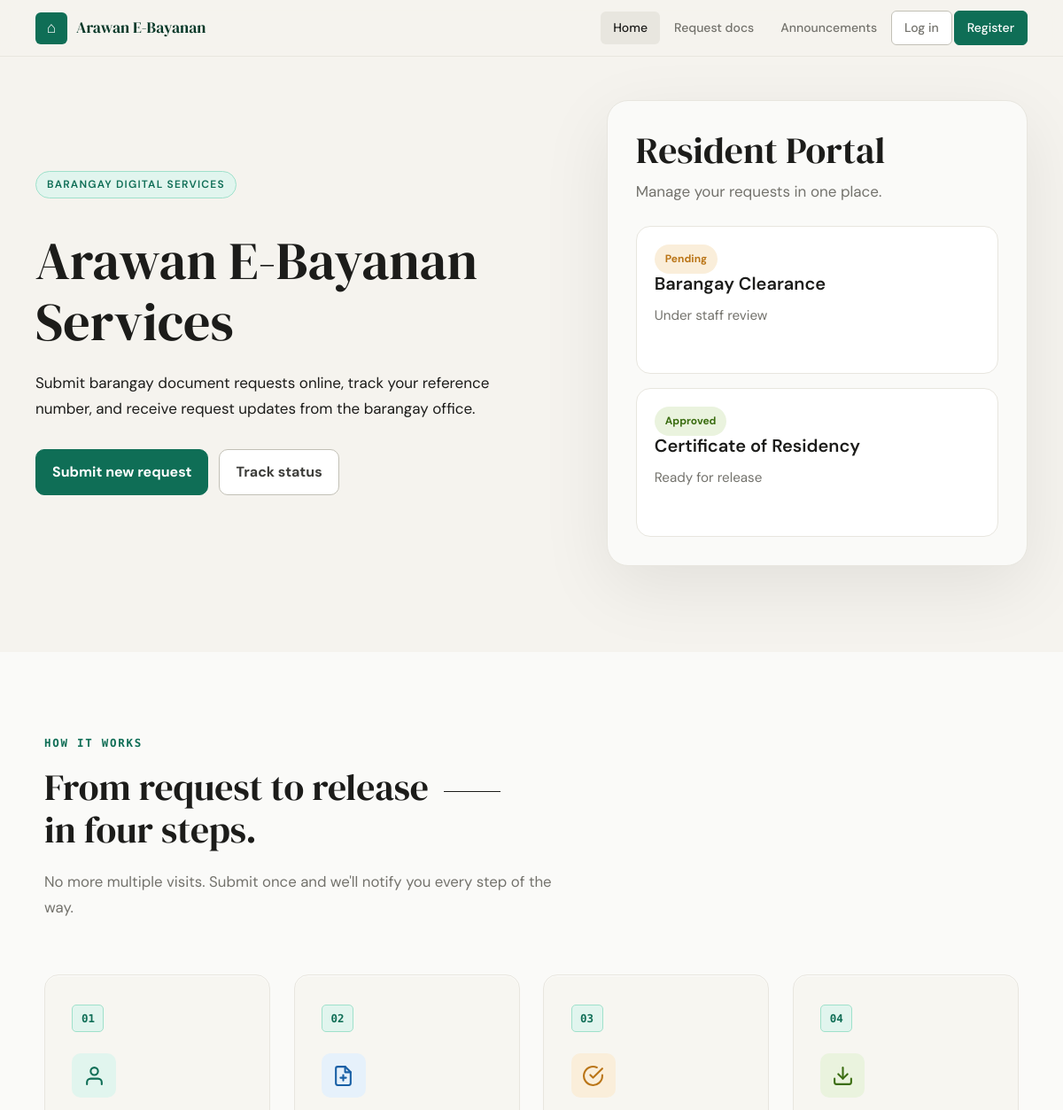
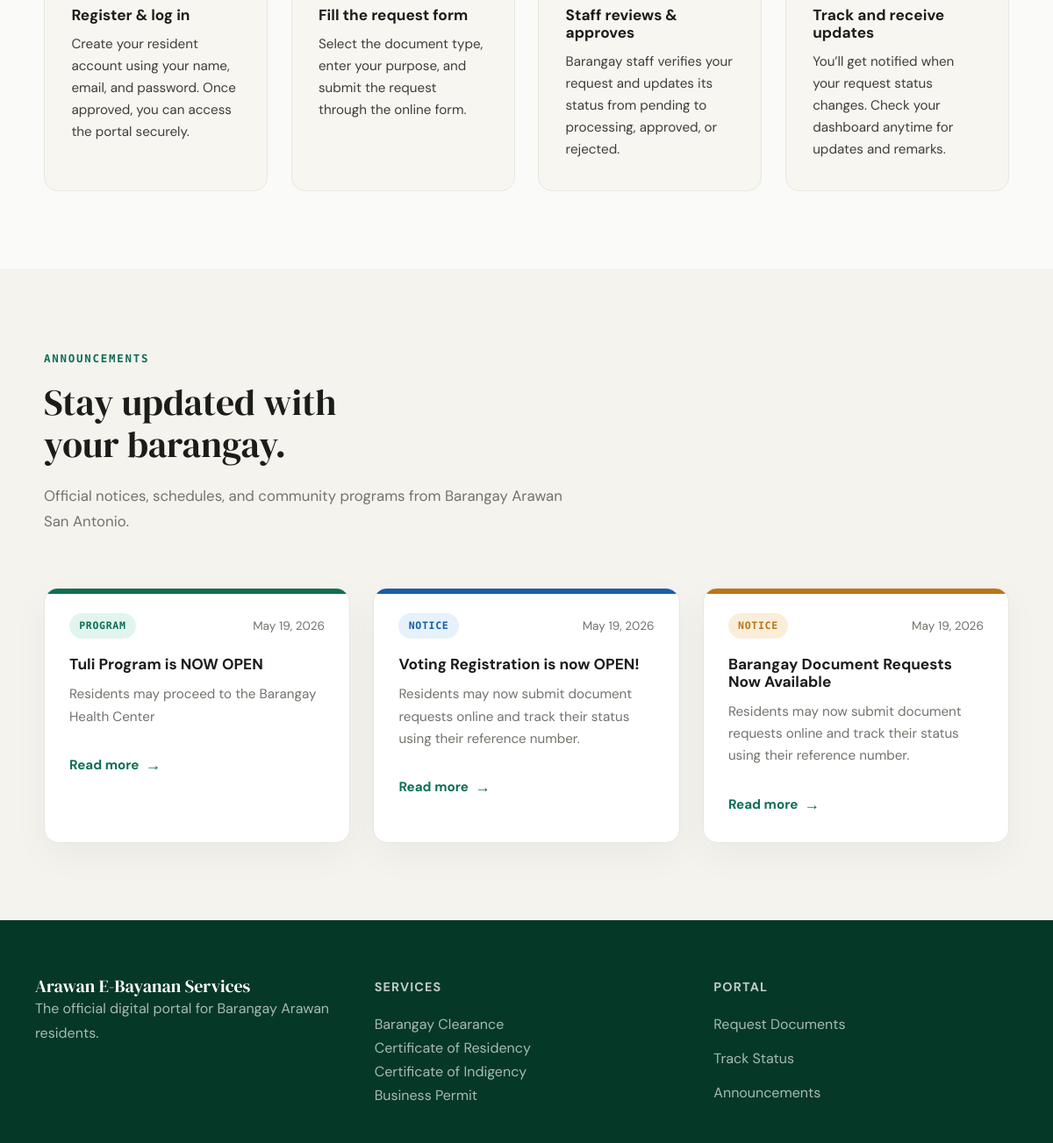
The page / on the database its author committed (2 pictures, top to bottom).
### tables this page shows
CREATE TABLE `announcements` (
  `id` int(11) NOT NULL,
  `title` varchar(255) NOT NULL,
  `content` text NOT NULL,
  `created_at` timestamp NOT NULL DEFAULT current_timestamp(),
  `category` enum('Notice','Advisory','Program','Health') NOT NULL DEFAULT 'Notice'
);

### index.php (the view, shortened to what this page needs)
<?php
include 'db.php';
$announcements = mysqli_query($conn, "SELECT * FROM announcements ORDER BY created_at DESC");
$latest_requests = [];
?>
<!DOCTYPE html>
<html lang="en">
<head>
<link rel="stylesheet" href="style.css">
</head>
<body>
<nav class="navbar">
    <a class="brand" href="index.php"><span class="brand-icon">⌂</span>Arawan E-Bayanan</a>
    <div class="nav-links">
        <a class="active" href="index.php">Home</a>
        <a href="request.php">Request docs</a>
        <a href="#announcements">Announcements</a>
        <?php if(isset($_SESSION['user_id'])): ?>
            <a class="btn" href="dashboard.php">Dashboard</a>
            <a class="btn btn-primary" href="logout.php">Logout</a>
        <?php else: ?>
            <a class="btn" href="login.php">Log in</a>
            <a class="btn btn-primary" href="register.php">Register</a>
        <?php endif; ?>
    </div>
</nav>
<section class="hero">
    <div>
        <span class="tag">Barangay Digital Services</span>
        <h1>Arawan E-Bayanan Services</h1>
        <p>Submit barangay document requests online, track your reference number, and receive request updates from the barangay office.</p>
        <div class="actions">
            <a class="btn btn-primary" href="request.php">Submit new request</a>
            <a class="btn" href="dashboard.php">Track status</a>
        </div>
    </div>
    <div class="panel">
        <h2>Resident Portal</h2>
        <p class="muted">Manage your requests in one place.</p>
        <?php if (isset($_SESSION['user_id']) && count($latest_requests) > 0): ?>
            <?php foreach ($latest_requests as $request): ?>
            <div class="mini-card">
                <span class="status <?php echo strtolower($request['status']); ?>"><?php echo htmlspecialchars($request['status']); ?></span>
                <h3><?php echo htmlspecialchars($request['request_type']); ?></h3>
                <p><?php echo htmlspecialchars($request['purpose']); ?></p>
            </div>
            <?php endforeach; ?>
        <?php else: ?>
            <div class="mini-card"><span class="status pending">Pending</span><h3>Barangay Clearance</h3><p>Under staff review</p></div>
            <div class="mini-card"><span class="status approved">Approved</span><h3>Certificate of Residency</h3><p>Ready for release</p></div>
        <?php endif; ?>
    </div>
</section>
<section class="how-section" id="services">
  <div class="container">
    <div class="how-header">
      <span class="section-kicker">How it works</span>
      <h2>From request to release <span></span><br>in four steps.</h2>
      <p>No more multiple visits. Submit once and we'll notify you every step of the way.</p>
    </div>
    <div class="how-grid">
      <article class="how-card">
        <div class="step-number">01</div>
        <div class="step-icon teal">
          <svg viewBox="0 0 24 24">
            <path d="M20 21v-2a4 4 0 0 0-4-4H8a4 4 0 0 0-4 4v2"/>
            <circle cx="12" cy="7" r="4"/>
          </svg>
        </div>
        <h3>Register & log in</h3>
        <p>Create your resident account using your name, email, and password. Once approved, you can access the portal securely.</p>
      </article>
      <article class="how-card">
        <div class="step-number">02</div>
        <div class="step-icon blue">
          <svg viewBox="0 0 24 24">
            <path d="M14 2H6a2 2 0 0 0-2 2v16a2 2 0 0 0 2 2h12a2 2 0 0 0 2-2V8z"/>
            <polyline points="14 2 14 8 20 8"/>
            <line x1="12" y1="11" x2="12" y2="17"/>
            <line x1="9" y1="14" x2="15" y2="14"/>
          </svg>
        </div>
        <h3>Fill the request form</h3>
        <p>Select the document type, enter your purpose, and submit the request through the online form.</p>
      </article>
      <article class="how-card">
        <div class="step-number">03</div>
        <div class="step-icon amber">
          <svg viewBox="0 0 24 24">
            <path d="M22 11.08V12a10 10 0 1 1-5.93-9.14"/>
            <polyline points="22 4 12 14.01 9 11.01"/>
          </svg>
        </div>
        <h3>Staff reviews & approves</h3>
        <p>Barangay staff verifies your request and updates its status from pending to processing, approved, or rejected.</p>
      </article>
      <article class="how-card">
        <div class="step-number">04</div>
        <div class="step-icon green">
          <svg viewBox="0 0 24 24">
            <path d="M21 15v4a2 2 0 0 1-2 2H5a2 2 0 0 1-2-2v-4"/>
            <polyline points="7 10 12 15 17 10"/>
            <line x1="12" y1="15" x2="12" y2="3"/>
          </svg>
        </div>
        <h3>Track and receive updates</h3>
        <p>You’ll get notified when your request status changes. Check your dashboard anytime for updates and remarks.</p>
      </article>
    </div>
  </div>
</section>
<section class="announcement-section" id="announcements">
  <div class="container">
    <div class="announcement-header">
      <span class="section-kicker">Announcements</span>
      <h2>Stay updated with<br>your barangay.</h2>
      <p>Official notices, schedules, and community programs from Barangay Arawan San Antonio.</p>
    </div>
    <div class="announcement-grid">
      <?php if ($announcements && mysqli_num_rows($announcements) > 0): ?>
        <?php while ($announcement = mysqli_fetch_assoc($announcements)): ?>
          <?php
            $category = $announcement['category'] ?? 'Notice';
            switch ($category) {
                case 'Program':
                    $card_class = 'card-program';
                    $tag_class = 'tag-program';
                    break;
                case 'Notice':
                default:
                    $card_class = 'card-notice';
                    $tag_class = 'tag-notice';
                    $category = 'Notice';
                    break;
            }
            $date = !empty($announcement['created_at'])
                ? date('M j, Y', strtotime($announcement['created_at']))
                : date('M j, Y');
          ?>
          <article class="announcement-card <?php echo $card_class; ?>">
            <div class="announcement-top">
              <span class="announcement-tag <?php echo $tag_class; ?>">
                <?php echo htmlspecialchars($category); ?>
              </span>
              <span class="announcement-date">
                <?php echo $date; ?>
              </span>
            </div>
            <h3><?php echo htmlspecialchars($announcement['title']); ?></h3>
            <p><?php echo htmlspecialchars($announcement['content']); ?></p>
            <a href="login.php" class="announcement-link">
              Read more
              <span>→</span>
            </a>
          </article>
        <?php endwhile; ?>
      <?php endif; ?>
    </div>
  </div>
</section>
<footer class="footer">
    <div>
        <h3>Arawan E-Bayanan Services</h3>
        <p>The official digital portal for Barangay Arawan residents.</p>
    </div>
    <div>
        <h4>Services</h4>
        <p>Barangay Clearance</p>
        <p>Certificate of Residency</p>
        <p>Certificate of Indigency</p>
        <p>Business Permit</p>
    </div>
    <div>
        <h4>Portal</h4>
        <p>Request Documents</p>
        <p>Track Status</p>
        <p>Announcements</p>
    </div>
</footer>
</body>
</html>

### rows shown on the page
announcements: category "PROGRAM", created_at "May 19, 2026", title "Tuli Program is NOW OPEN", content "Residents may proceed to the Barangay Health Center"
announcements: category "NOTICE", created_at "May 19, 2026", title "Voting Registration is now OPEN!", content "Residents may now submit document requests online and track their status using their reference number."
announcements: category "NOTICE", created_at "May 19, 2026", title "Barangay Document Requests Now Available", content "Residents may now submit document requests online and track their status using their reference number."
